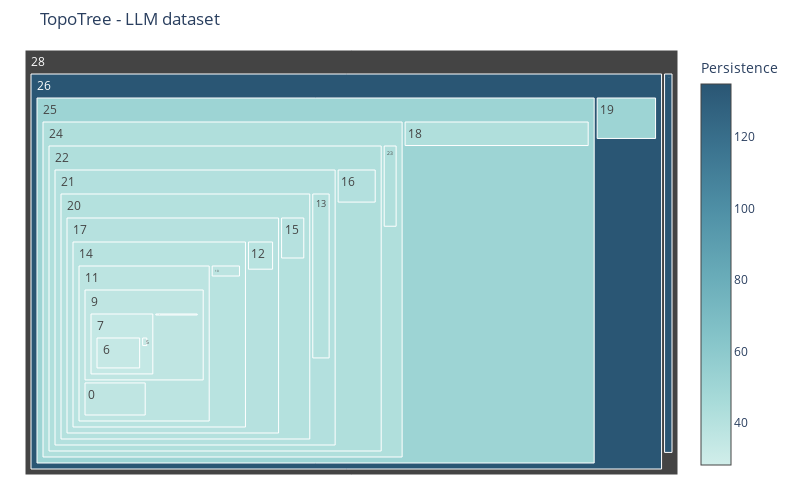

The notebook cell saved with this chart:
### Code cell
fig = plot_hierarchical_treemap(df_comp_llm)
fig.update_layout(title='TopoTree - LLM dataset')
fig.show()

### Figure 1 — Plotly figure (JSON) as saved in the notebook; plotly's stock layout.template omitted (floating-point values rounded to 4 significant figures)
{"data": [{"branchvalues": "total", "hovertemplate": "<b>Component #%{label} </b> <br> Points: %{value}<br> Persistence: %{color:.2f}<br> Parent: #%{parent}", "labels": [0, 1, 2, 3, 4, 5, 6, 7, 8, 9, 10, 11, 12, 13, 14, 15, 16, 17, 18, 19, 20, 21, 22, 23, 24, 25, 26, 27, 28], "marker": {"colorbar": {"title": {"text": "Persistence"}}, "colors": [36.27, 28.29, 28.29, 32.33, 32.33, 33.45, 33.45, 33.85, 33.85, 36.27, 37.42, 37.42, 38.91, 40.87, 38.91, 40.01, 41.16, 40.01, 42.72, 51.58, 40.87, 41.16, 42.42, 42.42, 42.72, 51.58, 134.8, 134.8, null], "colorscale": [[0, "rgb(209, 238, 234)"], [0.1667, "rgb(168, 219, 217)"], [0.3333, "rgb(133, 196, 201)"], [0.5, "rgb(104, 171, 184)"], [0.6667, "rgb(79, 144, 166)"], [0.8333, "rgb(59, 115, 143)"], [1, "rgb(42, 86, 116)"]], "showscale": true}, "maxdepth": -1, "name": "", "parents": [11, 3, 3, 6, 6, 7, 7, 9, 9, 11, 14, 14, 17, 21, 17, 20, 22, 20, 25, 26, 21, 22, 24, 24, 25, 26, 28, 28, null], "type": "treemap", "values": [61, 12, 16, 119, 8, 8, 159, 184, 8, 310, 8, 427, 13, 35, 524, 14, 13, 605, 35, 17, 676, 728, 831, 10, 868, 1314, 1458, 23, 1482]}], "layout": {"height": 500, "margin": {"b": 25, "l": 25, "r": 25, "t": 50}, "title": {"text": "TopoTree - LLM dataset"}, "width": 800}}
